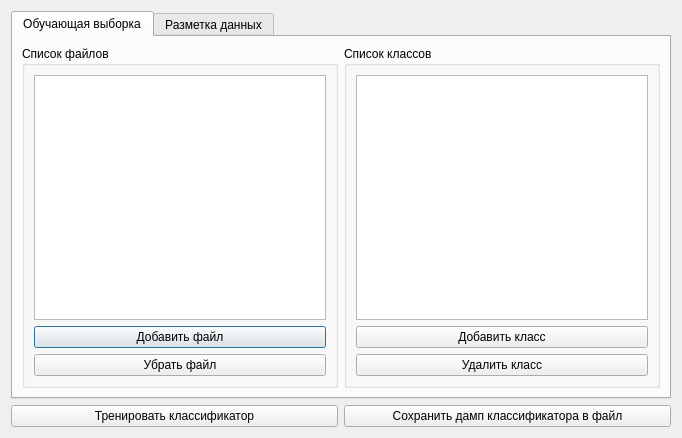
<?xml version="1.0" encoding="UTF-8"?>
<ui version="4.0">
 <class>ClassificatorLearningDialog</class>
 <widget class="QDialog" name="ClassificatorLearningDialog">
  <property name="geometry">
   <rect>
    <x>0</x>
    <y>0</y>
    <width>682</width>
    <height>438</height>
   </rect>
  </property>
  <property name="windowTitle">
   <string>Обучение классификатора</string>
  </property>
  <layout class="QVBoxLayout" name="verticalLayout">
   <item>
    <widget class="QTabWidget" name="tabWidget">
     <property name="currentIndex">
      <number>0</number>
     </property>
     <widget class="QWidget" name="tab">
      <attribute name="title">
       <string>Обучающая выборка</string>
      </attribute>
      <layout class="QHBoxLayout" name="horizontalLayout_3">
       <item>
        <widget class="QGroupBox" name="groupBox_Files">
         <property name="title">
          <string>Список файлов</string>
         </property>
         <layout class="QVBoxLayout" name="verticalLayout_6">
          <item>
           <widget class="QListWidget" name="listFiles"/>
          </item>
          <item>
           <widget class="QPushButton" name="buttonAddFile">
            <property name="text">
             <string>Добавить файл</string>
            </property>
           </widget>
          </item>
          <item>
           <widget class="QPushButton" name="buttonRemoveFile">
            <property name="text">
             <string>Убрать файл</string>
            </property>
           </widget>
          </item>
         </layout>
        </widget>
       </item>
       <item>
        <widget class="QGroupBox" name="groupBox_Classes">
         <property name="title">
          <string>Список классов</string>
         </property>
         <layout class="QVBoxLayout" name="verticalLayout_5">
          <item>
           <widget class="QListWidget" name="listClasses"/>
          </item>
          <item>
           <widget class="QPushButton" name="buttonAddClass">
            <property name="text">
             <string>Добавить класс</string>
            </property>
           </widget>
          </item>
          <item>
           <widget class="QPushButton" name="buttonRemoveClass">
            <property name="text">
             <string>Удалить класс</string>
            </property>
           </widget>
          </item>
         </layout>
        </widget>
       </item>
      </layout>
     </widget>
     <widget class="QWidget" name="tab_3">
      <attribute name="title">
       <string>Разметка данных</string>
      </attribute>
      <layout class="QVBoxLayout" name="verticalLayout_4">
       <item>
        <widget class="QListWidget" name="listLabels"/>
       </item>
       <item>
        <layout class="QHBoxLayout" name="horizontalLayout">
         <item>
          <widget class="QPushButton" name="buttonLoadLabelingInfo">
           <property name="text">
            <string>Загрузить разметочную информацию</string>
           </property>
          </widget>
         </item>
         <item>
          <widget class="QPushButton" name="buttonChangeLabel">
           <property name="text">
            <string>Изменить выделенный</string>
           </property>
          </widget>
         </item>
         <item>
          <widget class="QPushButton" name="buttonSaveLabelingInfo">
           <property name="text">
            <string>Сохранить разметочную информацию</string>
           </property>
          </widget>
         </item>
        </layout>
       </item>
      </layout>
     </widget>
    </widget>
   </item>
   <item>
    <layout class="QGridLayout" name="gridLayout">
     <item row="2" column="0">
      <widget class="QPushButton" name="buttonTrainClassificator">
       <property name="text">
        <string>Тренировать классификатор</string>
       </property>
      </widget>
     </item>
     <item row="2" column="1">
      <widget class="QPushButton" name="buttonSaveClassificatorDump">
       <property name="text">
        <string>Сохранить дамп классификатора в файл</string>
       </property>
      </widget>
     </item>
    </layout>
   </item>
  </layout>
 </widget>
 <resources/>
 <connections/>
</ui>
